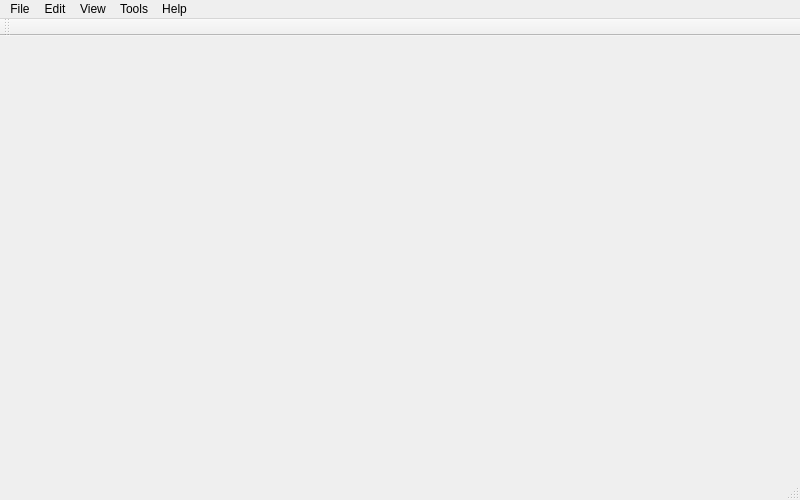
<?xml version="1.0" encoding="UTF-8"?>
<ui version="4.0">
 <class>MainWindow</class>
 <widget class="QMainWindow" name="MainWindow">
  <property name="geometry">
   <rect>
    <x>0</x>
    <y>0</y>
    <width>800</width>
    <height>500</height>
   </rect>
  </property>
  <property name="windowTitle">
   <string>Warzone 2100 Map Editor</string>
  </property>
  <property name="windowIcon">
   <iconset resource="../resources/resources.qrc">
    <normaloff>:/icons/warzone2100mapeditor.png</normaloff>:/icons/warzone2100mapeditor.png</iconset>
  </property>
  <property name="dockNestingEnabled">
   <bool>true</bool>
  </property>
  <property name="dockOptions">
   <set>QMainWindow::AllowNestedDocks|QMainWindow::AllowTabbedDocks|QMainWindow::AnimatedDocks|QMainWindow::VerticalTabs</set>
  </property>
  <property name="unifiedTitleAndToolBarOnMac">
   <bool>true</bool>
  </property>
  <widget class="QWidget" name="centralwidget">
   <layout class="QVBoxLayout" name="verticalLayout">
    <item>
     <widget class="WZMapEditor::MapEditorWidget" name="map3DViewWidget" native="true"/>
    </item>
   </layout>
  </widget>
  <widget class="QMenuBar" name="menubar">
   <property name="geometry">
    <rect>
     <x>0</x>
     <y>0</y>
     <width>800</width>
     <height>25</height>
    </rect>
   </property>
   <widget class="QMenu" name="menuEdit">
    <property name="title">
     <string>Edit</string>
    </property>
    <addaction name="actionUndo"/>
    <addaction name="actionRedo"/>
   </widget>
   <widget class="QMenu" name="menuView">
    <property name="title">
     <string>View</string>
    </property>
    <widget class="QMenu" name="menuDocks">
     <property name="title">
      <string>Docks</string>
     </property>
     <addaction name="actionTileset"/>
     <addaction name="actionTerrain"/>
     <addaction name="actionLand"/>
     <addaction name="actionTriangle"/>
     <addaction name="actionObjects"/>
    </widget>
    <addaction name="actionFullscreen"/>
    <addaction name="separator"/>
    <addaction name="menuDocks"/>
   </widget>
   <widget class="QMenu" name="menuHelp">
    <property name="title">
     <string>Help</string>
    </property>
    <addaction name="actionContents"/>
    <addaction name="separator"/>
    <addaction name="actionAboutApplication"/>
    <addaction name="actionAboutQt"/>
   </widget>
   <widget class="QMenu" name="menuFile">
    <property name="title">
     <string>File</string>
    </property>
    <widget class="QMenu" name="menuOpenRecent">
     <property name="enabled">
      <bool>false</bool>
     </property>
     <property name="title">
      <string>Open recent</string>
     </property>
     <addaction name="openRecentFileAction_1"/>
     <addaction name="openRecentFileAction_2"/>
     <addaction name="openRecentFileAction_3"/>
     <addaction name="openRecentFileAction_4"/>
     <addaction name="openRecentFileAction_5"/>
     <addaction name="openRecentFileAction_6"/>
     <addaction name="openRecentFileAction_7"/>
     <addaction name="openRecentFileAction_8"/>
     <addaction name="openRecentFileAction_9"/>
     <addaction name="openRecentFileAction_10"/>
     <addaction name="separator"/>
     <addaction name="actionClearRecentFiles"/>
    </widget>
    <addaction name="actionNew"/>
    <addaction name="actionOpen"/>
    <addaction name="menuOpenRecent"/>
    <addaction name="separator"/>
    <addaction name="actionSave"/>
    <addaction name="actionSaveAs"/>
    <addaction name="separator"/>
    <addaction name="actionExit"/>
   </widget>
   <widget class="QMenu" name="menuTools">
    <property name="title">
     <string>Tools</string>
    </property>
    <addaction name="actionPreferences"/>
   </widget>
   <addaction name="menuFile"/>
   <addaction name="menuEdit"/>
   <addaction name="menuView"/>
   <addaction name="menuTools"/>
   <addaction name="menuHelp"/>
  </widget>
  <widget class="QStatusBar" name="statusBar"/>
  <widget class="QToolBar" name="mainToolBar">
   <property name="windowTitle">
    <string>Main Toolbar</string>
   </property>
   <attribute name="toolBarArea">
    <enum>TopToolBarArea</enum>
   </attribute>
   <attribute name="toolBarBreak">
    <bool>false</bool>
   </attribute>
  </widget>
  <action name="actionNew">
   <property name="text">
    <string>New</string>
   </property>
  </action>
  <action name="actionOpen">
   <property name="text">
    <string>Open</string>
   </property>
  </action>
  <action name="actionOpenRecent">
   <property name="text">
    <string>Open Recent</string>
   </property>
  </action>
  <action name="actionSave">
   <property name="text">
    <string>Save</string>
   </property>
  </action>
  <action name="actionSaveAs">
   <property name="text">
    <string>Save As...</string>
   </property>
  </action>
  <action name="actionExit">
   <property name="text">
    <string>Exit</string>
   </property>
  </action>
  <action name="actionUndo">
   <property name="enabled">
    <bool>false</bool>
   </property>
   <property name="text">
    <string>Undo</string>
   </property>
  </action>
  <action name="actionRedo">
   <property name="enabled">
    <bool>false</bool>
   </property>
   <property name="text">
    <string>Redo</string>
   </property>
  </action>
  <action name="actionPreferences">
   <property name="text">
    <string>Preferences...</string>
   </property>
  </action>
  <action name="actionContents">
   <property name="enabled">
    <bool>false</bool>
   </property>
   <property name="text">
    <string>Contents...</string>
   </property>
  </action>
  <action name="actionAboutApplication">
   <property name="text">
    <string>About Application...</string>
   </property>
  </action>
  <action name="actionTileset">
   <property name="checkable">
    <bool>true</bool>
   </property>
   <property name="text">
    <string>Tileset</string>
   </property>
  </action>
  <action name="actionTerrain">
   <property name="checkable">
    <bool>true</bool>
   </property>
   <property name="text">
    <string>Terrain</string>
   </property>
  </action>
  <action name="actionLand">
   <property name="checkable">
    <bool>true</bool>
   </property>
   <property name="text">
    <string>Land</string>
   </property>
  </action>
  <action name="actionTriangle">
   <property name="checkable">
    <bool>true</bool>
   </property>
   <property name="text">
    <string>Triangle</string>
   </property>
  </action>
  <action name="actionObjects">
   <property name="checkable">
    <bool>true</bool>
   </property>
   <property name="text">
    <string>Objects</string>
   </property>
  </action>
  <action name="openRecentFileAction_1"/>
  <action name="openRecentFileAction_2"/>
  <action name="openRecentFileAction_3"/>
  <action name="openRecentFileAction_4"/>
  <action name="openRecentFileAction_5"/>
  <action name="openRecentFileAction_6"/>
  <action name="openRecentFileAction_7"/>
  <action name="openRecentFileAction_8"/>
  <action name="openRecentFileAction_9"/>
  <action name="openRecentFileAction_10"/>
  <action name="actionClearRecentFiles">
   <property name="text">
    <string>Clear List</string>
   </property>
  </action>
  <action name="actionAboutQt">
   <property name="text">
    <string>About Qt...</string>
   </property>
  </action>
  <action name="actionFullscreen">
   <property name="text">
    <string>Fullscreen</string>
   </property>
  </action>
  <action name="actionDocks">
   <property name="text">
    <string>Docks</string>
   </property>
  </action>
 </widget>
 <customwidgets>
  <customwidget>
   <class>WZMapEditor::MapEditorWidget</class>
   <extends>QWidget</extends>
   <header>src/MapEditorWidget.h</header>
   <container>1</container>
  </customwidget>
 </customwidgets>
 <resources>
  <include location="../resources/resources.qrc"/>
 </resources>
 <connections/>
</ui>
